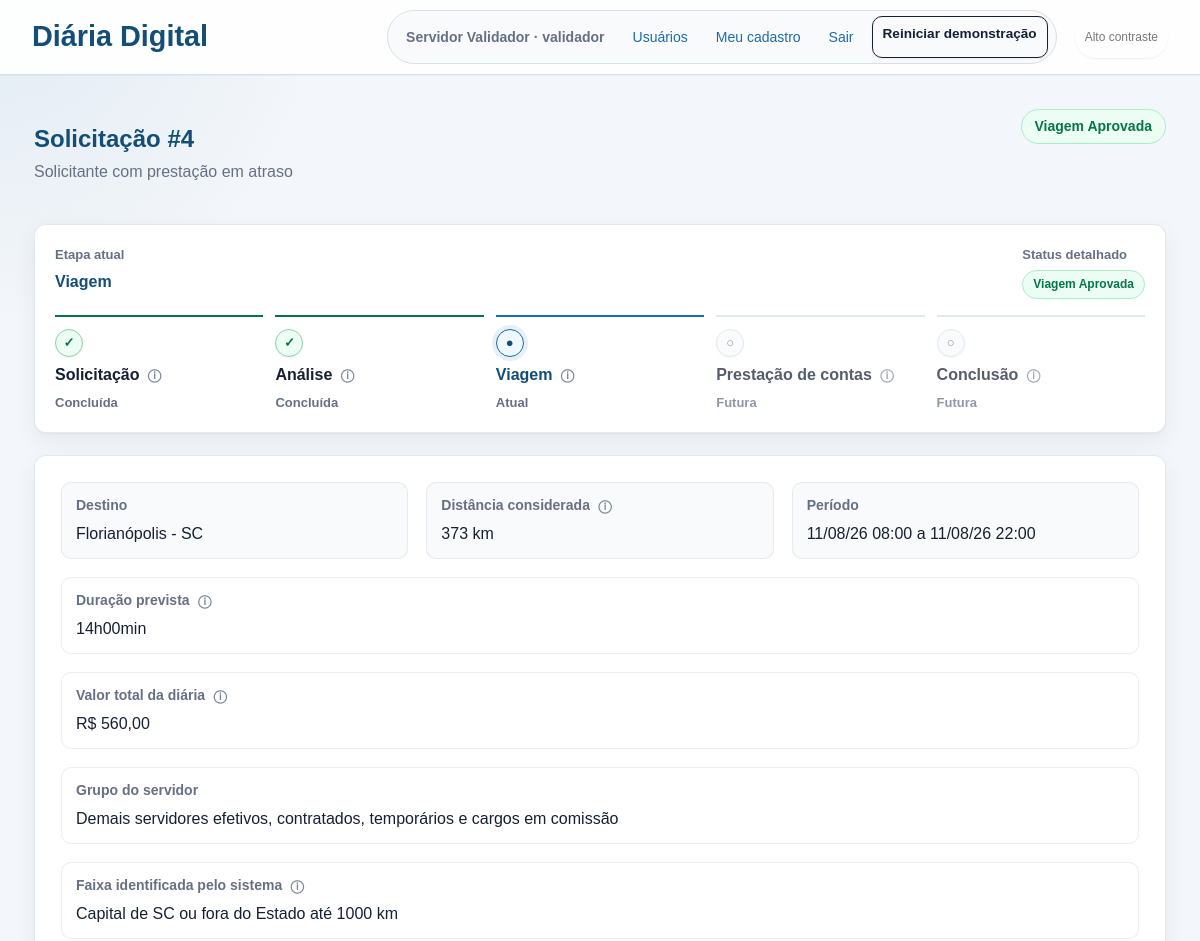
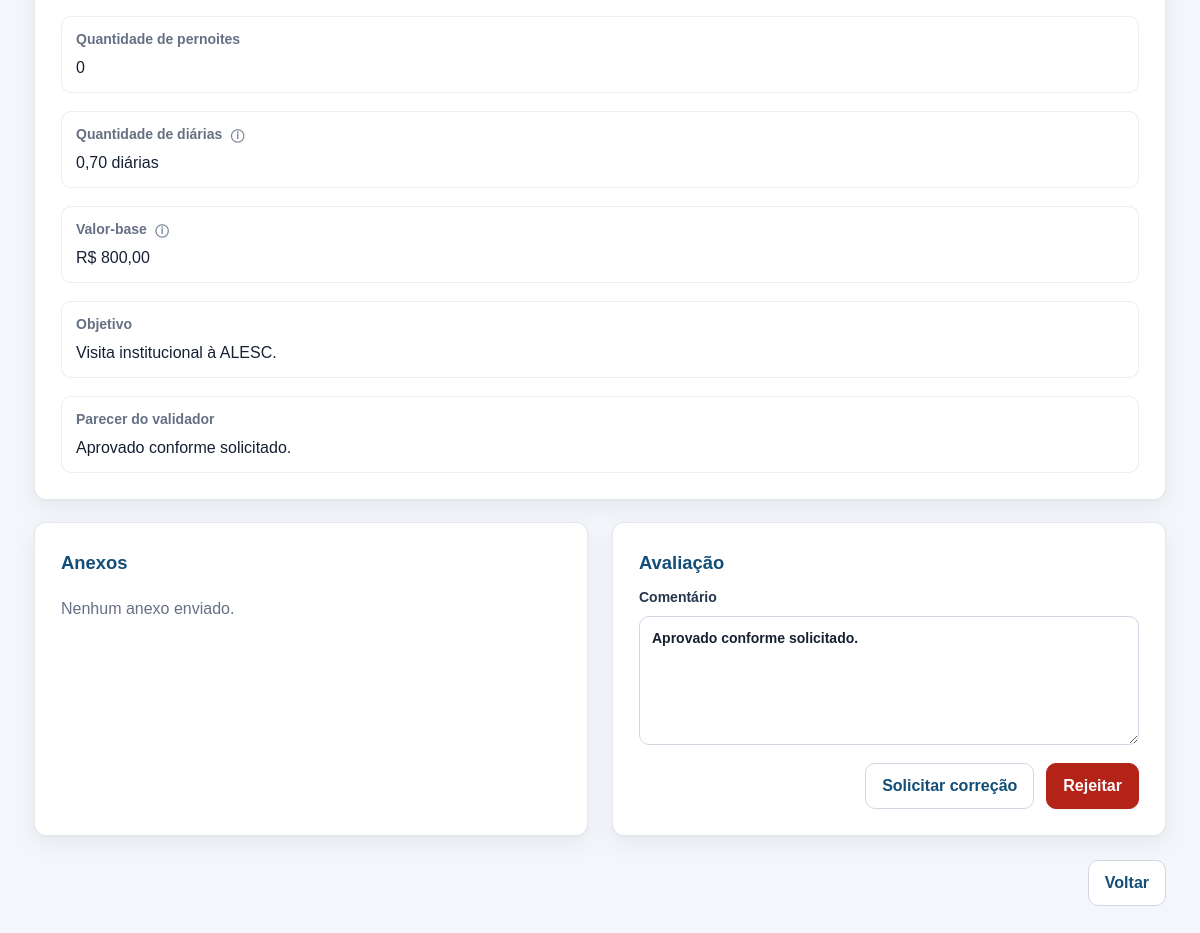
The app's page /solicitacoes/4 (signed in) with its own data (2 pictures, top to bottom).
### tables this page shows
CREATE TABLE users (
                id INTEGER PRIMARY KEY AUTOINCREMENT,
                name TEXT NOT NULL,
                email TEXT NOT NULL UNIQUE,
                password_hash TEXT NOT NULL,
                role TEXT NOT NULL CHECK(role IN ('solicitante', 'validador'))
            , daily_group TEXT, registration TEXT, public_position TEXT, cpf TEXT);

CREATE TABLE requests (
                id INTEGER PRIMARY KEY AUTOINCREMENT,
                user_id INTEGER NOT NULL,
                destination TEXT NOT NULL,
                departure_date TEXT NOT NULL,
                return_date TEXT NOT NULL,
                objective TEXT NOT NULL,
                estimated_amount REAL NOT NULL,
                status TEXT NOT NULL DEFAULT 'rascunho',
                validator_comment TEXT,
                accountability_text TEXT,
                created_at TEXT NOT NULL,
                updated_at TEXT NOT NULL, daily_group TEXT, daily_range TEXT, has_overnight INTEGER DEFAULT 1, accountability_departure_time TEXT, accountability_arrival_time TEXT, transport_mode TEXT, departure_km REAL, arrival_km REAL, refund_amount REAL DEFAULT 0, departure_time TEXT, return_time TEXT, distance_km REAL, daily_factor REAL, base_amount REAL, overnight_count INTEGER DEFAULT 0, daily_quantity REAL,
                FOREIGN KEY(user_id) REFERENCES users(id)
            );

### app.py (the view)
@app.route("/solicitacoes/<int:request_id>")
@login_required
def request_detail(request_id):
    daily_request = get_request_or_404(request_id)
    if not user_can_view(daily_request):
        abort(403)
    attachments = get_attachments(request_id)
    return render_template(
        "request_detail.html",
        daily_request=daily_request,
        attachments=attachments,
        process_progress=get_process_progress(daily_request["status"]),
    )

### app.py (called while the page is built)
def is_valid_demo_environment_id(environment_id):
    return bool(re.fullmatch(r"[0-9a-f]{32}", environment_id or ""))

def get_demo_environment_folder(environment_id):
    if not is_valid_demo_environment_id(environment_id):
        raise ValueError("Identificador de ambiente demonstrativo inválido.")
    return DEMO_ENVIRONMENTS_ROOT / environment_id

def get_demo_environment_id():
    if not has_request_context():
        raise RuntimeError("O ambiente demonstrativo exige um contexto de requisição.")
    session.permanent = True
    environment_id = session.get("demo_environment_id")
    if not is_valid_demo_environment_id(environment_id):
        environment_id = uuid.uuid4().hex
        session["demo_environment_id"] = environment_id
    return environment_id

def get_demo_database_path():
    environment_id = get_demo_environment_id()
    environment_folder = get_demo_environment_folder(environment_id)
    database_path = environment_folder / "diarias.db"
    if not database_path.is_file():
        create_demo_environment(environment_id)
    os.utime(environment_folder, None)
    return database_path

def get_db(database_path=None):
    path = Path(database_path) if database_path is not None else get_demo_database_path()
    conn = sqlite3.connect(path)
    conn.row_factory = sqlite3.Row
    return conn

def current_user():
    if "user_id" not in session:
        return None
    with closing(get_db()) as db, db:
        return db.execute("SELECT * FROM users WHERE id = ?", (session["user_id"],)).fetchone()

@app.context_processor
def inject_user():
    return {
        "current_user": current_user(),
        "daily_groups": DAILY_GROUPS,
        "daily_ranges": DAILY_RANGES,
        "status_labels": STATUS_LABELS,
        "role_labels": ROLE_LABELS,
    }

def build_travel_datetimes(departure_date, departure_time, return_date, return_time):
    departure = datetime.fromisoformat(f"{departure_date}T{departure_time}")
    return_ = datetime.fromisoformat(f"{return_date}T{return_time}")
    return departure, return_

@app.template_filter("date_br")
def date_br(value):
    if not value:
        return ""
    return datetime.fromisoformat(value).strftime("%d/%m/%y")

@app.template_filter("moeda_br")
def moeda_br(value):
    amount = float(value or 0)
    formatted = f"{amount:,.2f}"
    return formatted.replace(",", "X").replace(".", ",").replace("X", ".")

@app.template_filter("status_class")
def status_class(value):
    return f"status-{str(value).replace('_', '-')}"

### templates/request_detail.html (shortened to what this page needs)
{% extends "base.html" %}
{% block content %}
<div class="page-heading">
    <div>
        <h1>Solicitação #{{ daily_request["id"] }}</h1>
        <p class="muted">{{ daily_request["requester_name"] }}</p>
    </div>
    <span class="badge large {{ daily_request['status']|status_class }}">{{ daily_request["status"]|status_label }}</span>
</div>
<section class="process-progress {% if process_progress.is_rejected %}is-rejected{% endif %}" aria-label="Progresso do processo">
    <div class="process-progress-heading">
        <div>
            <strong>Etapa atual</strong>
            <span>{{ "Processo interrompido" if process_progress.is_rejected else process_progress.current_stage.label }}</span>
        </div>
        <div>
            <strong>Status detalhado</strong>
            <span class="badge {{ daily_request['status']|status_class }}">{{ daily_request["status"]|status_label }}</span>
        </div>
    </div>
    <ol class="process-steps">
        {% for stage in process_progress.stages %}
            <li class="process-step is-{{ stage.state }}">
                <span class="process-marker" aria-hidden="true">
                    {% if stage.state == "concluida" %}
                        &#10003;
                    {% elif stage.state == "atual" %}
                        &#9679;
                    {% elif stage.state == "interrompida" %}
                        !
                    {% else %}
                        &#9675;
                    {% endif %}
                </span>
                <span class="process-label label-with-tooltip">
                    {{ stage.label }}
                    <span class="info-tooltip" tabindex="0" role="button" aria-label="Informação: {{ stage.description }}">&#9432;<span class="tooltip-text" role="tooltip">{{ stage.description }}</span></span>
                </span>
                <span class="process-state">
                    {% if stage.state == "concluida" %}
                        Concluída
                    {% elif stage.state == "atual" %}
                        Atual
                    {% elif stage.state == "interrompida" %}
                        Interrompida
                    {% else %}
                        Futura
                    {% endif %}
                </span>
            </li>
        {% endfor %}
    </ol>
</section>
<section class="details">
    <div>
        <strong>Destino</strong>
        <span>{{ daily_request["destination"] }}</span>
    </div>
    <div>
        <strong class="label-with-tooltip">Distância considerada <span class="info-tooltip" tabindex="0" role="button" aria-label="Informação: Distância rodoviária aproximada entre Lebon Régis e o município de destino, utilizada para definir a faixa de cálculo da diária.">&#9432;</span></strong>
        <span>{{ (daily_request["distance_km"]|decimal_br(0) ~ " km") if daily_request["distance_km"] is not none else "não cadastrada" }}</span>
    </div>
    <div>
        <strong>Período</strong>
        <span>{{ daily_request["departure_date"]|date_br }} {{ daily_request["departure_time"] or "--:--" }} a {{ daily_request["return_date"]|date_br }} {{ daily_request["return_time"] or "--:--" }}</span>
    </div>
    <div>
        <strong class="label-with-tooltip">Duração prevista <span class="info-tooltip" tabindex="0" role="button" aria-label="Informação: Tempo calculado automaticamente entre a data e a hora de saída e a data e a hora prevista de retorno.">&#9432;</span></strong>
        <span>{{ daily_request|duration_br }}</span>
    </div>
    <div>
        <strong class="label-with-tooltip">Valor total da diária <span class="info-tooltip" tabindex="0" role="button" aria-label="Informação: Valor calculado automaticamente a partir do valor-base e do fator correspondente ao período do afastamento.">&#9432;</span></strong>
        <span>R$ {{ daily_request["estimated_amount"]|moeda_br }}</span>
    </div>
    {% if daily_request["daily_group"] %}
        <div>
            <strong>Grupo do servidor</strong>
            <span>{{ daily_groups.get(daily_request["daily_group"], daily_request["daily_group"]) }}</span>
        </div>
    {% endif %}
    {% if daily_request["daily_range"] %}
        <div>
            <strong class="label-with-tooltip">Faixa identificada pelo sistema <span class="info-tooltip" tabindex="0" role="button" aria-label="Informação: Classificação definida automaticamente conforme a distância do destino e as regras aplicáveis à concessão de diárias.">&#9432;</span></strong>
            <span>{{ daily_ranges.get(daily_request["daily_range"], daily_request["daily_range"]) }}</span>
        </div>
    {% endif %}
    <div>
        <strong>Quantidade de pernoites</strong>
        <span>{{ daily_request["overnight_count"] if daily_request["overnight_count"] is not none else (1 if daily_request["has_overnight"] else 0) }}</span>
    </div>
    <div>
        <strong class="label-with-tooltip">Quantidade de diárias <span class="info-tooltip" tabindex="0" role="button" aria-label="Informação: Quantidade calculada automaticamente a partir da duração total do afastamento e dos pernoites informados.">&#9432;</span></strong>
        <span>{{ (daily_request["daily_quantity"] if daily_request["daily_quantity"] is not none else daily_request["daily_factor"])|daily_quantity_br }}</span>
    </div>
    <div>
        <strong class="label-with-tooltip">Valor-base <span class="info-tooltip" tabindex="0" role="button" aria-label="Informação: Valor integral da diária correspondente ao grupo funcional do servidor e à faixa da viagem.">&#9432;</span></strong>
        <span>{{ ("R$ " ~ (daily_request["base_amount"]|moeda_br)) if daily_request["base_amount"] is not none else "-" }}</span>
    </div>
    <div>
        <strong>Objetivo</strong>
        <span>{{ daily_request["objective"] }}</span>
    </div>
    {% if daily_request["validator_comment"] %}
        <div>
            <strong>Parecer do validador</strong>
            <span>{{ daily_request["validator_comment"] }}</span>
        </div>
    {% endif %}
</section>
<section class="split">
    <div class="panel">
        <h2>Anexos</h2>
        <ul class="attachments">
            {% for attachment in attachments %}
                <li>
                    <span>{{ attachment["kind"] }}{% if attachment["attachment_type"] %} · {{ attachment["attachment_type"] }}{% endif %} · {{ attachment["original_name"] }}</span>
                    <a href="{{ url_for('uploaded_file', filename=attachment['filename']) }}">Baixar</a>
                </li>
            {% else %}
                <li class="empty">Nenhum anexo enviado.</li>
            {% endfor %}
        </ul>
    </div>
    {% if current_user["role"] == "validador" and daily_request["status"] in ["prestacao_enviada", "prestacao_corrigida"] %}
        <div class="panel">
            <h2>Avaliação da prestação</h2>
            <form method="post" action="{{ url_for('evaluate_request', request_id=daily_request['id']) }}" class="form compact">
                <label>
                    Comentário
                    <textarea name="validator_comment" rows="5" placeholder="Registre ressalva, pendência ou justificativa">{{ daily_request["validator_comment"] or "" }}</textarea>
                </label>
                <div class="actions">
                    <button type="submit" name="action" value="request_correction" class="secondary">Solicitar correção</button>
                    <button type="submit" name="action" value="approve">Aprovar</button>
                    <button type="submit" name="action" value="approve_with_reservations">Aprovar com ressalvas</button>
                    <button type="submit" name="action" value="reject" class="danger-button">Rejeitar</button>
                </div>
            </form>
        </div>
    {% elif current_user["role"] == "validador" and daily_request["status"] in ["enviada", "corrigida", "correcao_solicitada", "aprovada"] %}
        <div class="panel">
            <h2>Avaliação</h2>
            <form method="post" action="{{ url_for('evaluate_request', request_id=daily_request['id']) }}" class="form compact">
                <label>
                    Comentário
                    <textarea name="validator_comment" rows="5" placeholder="Registre orientação, pendência ou justificativa">{{ daily_request["validator_comment"] or "" }}</textarea>
                </label>
                <div class="actions">
                    <button type="submit" name="action" value="request_correction" class="secondary">Solicitar correção</button>
                    <button type="submit" name="action" value="reject" class="danger-button">Rejeitar</button>
                </div>
            </form>
        </div>
    {% elif current_user["role"] == "validador" %}
        <div class="panel">
            <h2>Avaliação</h2>
            <p class="muted">Nenhuma ação disponível para o status atual.</p>
        </div>
    {% endif %}
</section>
<div class="actions">
    <a class="button secondary button-back" href="{{ url_for('requester_dashboard') if current_user['role'] == 'solicitante' else url_for('validator_dashboard') }}">Voltar</a>
</div>
{% endblock %}

### templates/base.html (shortened to what this page needs)
<!doctype html>
<html lang="pt-BR">
<head>
    <link rel="stylesheet" href="{{ url_for('static', filename='estilos.css') }}">
</head>
<body>
    <header class="topbar">
        <a class="brand" href="{{ url_for('index') }}">Diária Digital</a>
        <div class="topbar-actions">
            {% if current_user %}
                <nav aria-label="Navegação principal">
                    <span>{{ current_user["name"] }} · {{ current_user["role"] }}</span>
                    {% if current_user["role"] == "validador" %}
                        <a href="{{ url_for('users_list') }}">Usuários</a>
                        <a href="{{ url_for('profile') }}">Meu cadastro</a>
                    {% endif %}
                    <a href="{{ url_for('logout') }}">Sair</a>
                    <form class="demo-reset-form" method="post" action="{{ url_for('reset_demo_environment') }}" onsubmit="return confirm('Deseja reiniciar este ambiente de demonstração? Todas as solicitações, usuários adicionais, prestações de contas e anexos criados durante este teste serão removidos. Somente esta sessão será afetada.');">
                        <button type="submit" class="demo-reset-button" title="Restaura os dados deste ambiente de teste ao estado inicial. As ações de outros visitantes não são afetadas.">Reiniciar demonstração</button>
                    </form>
                </nav>
            {% endif %}
            <button type="button" class="contrast-toggle" data-contrast-toggle aria-pressed="false">
            </button>
        </div>
    </header>
    <main id="conteudo-principal" class="container" tabindex="-1">
        {% block content %}{% endblock %}
    </main>
</body>
</html>

### records on screen
users: name "Servidor Validador", role "validador"
requests: id "4", status|status_label "Viagem Aprovada", destination "Florianópolis - SC", distance_km "373 km", departure_date "11/08/26", departure_time "08:00", return_date "11/08/26", return_time "22:00", estimated_amount|moeda_br "560,00", get "Demais servidores efetivos, contratados, temporários e cargos em comissão", get "Capital de SC ou fora do Estado até 1000 km", overnight_count "0", daily_quantity "0,70 diárias", base_amount "R$ 800,00", objective "Visita institucional à ALESC.", validator_comment "Aprovado conforme solicitado."
users: requester_name "Solicitante com prestação em atraso"

### other values on screen
{{ stage.label }} "Solicitação" "Análise" "Viagem" "Prestação de contas" "Conclusão"
{{ daily_request|duration_br }} "14h00min"
